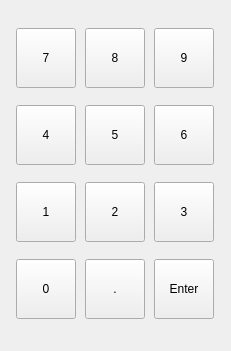
   <widget class="QWidget" name="verticalLayoutWidget">
    <property name="geometry">
     <rect>
      <x>640</x>
      <y>0</y>
      <width>231</width>
      <height>351</height>
     </rect>
    </property>
    <layout class="QVBoxLayout" name="verticalLayout_2">
     <property name="spacing">
      <number>0</number>
     </property>
     <item>
      <layout class="QHBoxLayout" name="horizontalLayout_7">
       <property name="spacing">
        <number>4</number>
       </property>
       <item>
        <widget class="QPushButton" name="key_2">
         <property name="sizePolicy">
          <sizepolicy hsizetype="Preferred" vsizetype="Preferred">
           <horstretch>0</horstretch>
           <verstretch>0</verstretch>
          </sizepolicy>
         </property>
         <property name="minimumSize">
          <size>
           <width>50</width>
           <height>40</height>
          </size>
         </property>
         <property name="maximumSize">
          <size>
           <width>60</width>
           <height>60</height>
          </size>
         </property>
         <property name="focusPolicy">
          <enum>Qt::NoFocus</enum>
         </property>
         <property name="text">
          <string>7</string>
         </property>
         <property name="default">
          <bool>false</bool>
         </property>
         <property name="flat">
          <bool>false</bool>
         </property>
        </widget>
       </item>
       <item>
        <widget class="QPushButton" name="key_1">
         <property name="sizePolicy">
          <sizepolicy hsizetype="Preferred" vsizetype="Preferred">
           <horstretch>0</horstretch>
           <verstretch>0</verstretch>
          </sizepolicy>
         </property>
         <property name="minimumSize">
          <size>
           <width>50</width>
           <height>40</height>
          </size>
         </property>
         <property name="maximumSize">
          <size>
           <width>60</width>
           <height>60</height>
          </size>
         </property>
         <property name="focusPolicy">
          <enum>Qt::NoFocus</enum>
         </property>
         <property name="text">
          <string>8</string>
         </property>
         <property name="default">
          <bool>false</bool>
         </property>
         <property name="flat">
          <bool>false</bool>
         </property>
        </widget>
       </item>
       <item>
        <widget class="QPushButton" name="key_3">
         <property name="sizePolicy">
          <sizepolicy hsizetype="Preferred" vsizetype="Preferred">
           <horstretch>0</horstretch>
           <verstretch>0</verstretch>
          </sizepolicy>
         </property>
         <property name="minimumSize">
          <size>
           <width>50</width>
           <height>40</height>
          </size>
         </property>
         <property name="maximumSize">
          <size>
           <width>60</width>
           <height>60</height>
          </size>
         </property>
         <property name="focusPolicy">
          <enum>Qt::NoFocus</enum>
         </property>
         <property name="text">
          <string>9</string>
         </property>
         <property name="default">
          <bool>false</bool>
         </property>
         <property name="flat">
          <bool>false</bool>
         </property>
        </widget>
       </item>
      </layout>
     </item>
     <item>
      <layout class="QHBoxLayout" name="horizontalLayout_5">
       <property name="spacing">
        <number>4</number>
       </property>
       <item>
        <widget class="QPushButton" name="key_5">
         <property name="sizePolicy">
          <sizepolicy hsizetype="Preferred" vsizetype="Preferred">
           <horstretch>0</horstretch>
           <verstretch>0</verstretch>
          </sizepolicy>
         </property>
         <property name="minimumSize">
          <size>
           <width>50</width>
           <height>40</height>
          </size>
         </property>
         <property name="maximumSize">
          <size>
           <width>60</width>
           <height>60</height>
          </size>
         </property>
         <property name="focusPolicy">
          <enum>Qt::NoFocus</enum>
         </property>
         <property name="text">
          <string>4</string>
         </property>
         <property name="default">
          <bool>false</bool>
         </property>
         <property name="flat">
          <bool>false</bool>
         </property>
        </widget>
       </item>
       <item>
        <widget class="QPushButton" name="key_9">
         <property name="sizePolicy">
          <sizepolicy hsizetype="Preferred" vsizetype="Preferred">
           <horstretch>0</horstretch>
           <verstretch>0</verstretch>
          </sizepolicy>
         </property>
         <property name="minimumSize">
          <size>
           <width>50</width>
           <height>40</height>
          </size>
         </property>
         <property name="maximumSize">
          <size>
           <width>60</width>
           <height>60</height>
          </size>
         </property>
         <property name="focusPolicy">
          <enum>Qt::NoFocus</enum>
         </property>
         <property name="text">
          <string>5</string>
         </property>
         <property name="default">
          <bool>false</bool>
         </property>
         <property name="flat">
          <bool>false</bool>
         </property>
        </widget>
       </item>
       <item>
        <widget class="QPushButton" name="key_4">
         <property name="sizePolicy">
          <sizepolicy hsizetype="Preferred" vsizetype="Preferred">
           <horstretch>0</horstretch>
           <verstretch>0</verstretch>
          </sizepolicy>
         </property>
         <property name="minimumSize">
          <size>
           <width>50</width>
           <height>40</height>
          </size>
         </property>
         <property name="maximumSize">
          <size>
           <width>60</width>
           <height>60</height>
          </size>
         </property>
         <property name="focusPolicy">
          <enum>Qt::NoFocus</enum>
         </property>
         <property name="text">
          <string>6</string>
         </property>
         <property name="default">
          <bool>false</bool>
         </property>
         <property name="flat">
          <bool>false</bool>
         </property>
        </widget>
       </item>
      </layout>
     </item>
     <item>
      <layout class="QHBoxLayout" name="horizontalLayout_8">
       <property name="spacing">
        <number>4</number>
       </property>
       <item>
        <widget class="QPushButton" name="key_7">
         <property name="sizePolicy">
          <sizepolicy hsizetype="Preferred" vsizetype="Preferred">
           <horstretch>0</horstretch>
           <verstretch>0</verstretch>
          </sizepolicy>
         </property>
         <property name="minimumSize">
          <size>
           <width>50</width>
           <height>40</height>
          </size>
         </property>
         <property name="maximumSize">
          <size>
           <width>60</width>
           <height>60</height>
          </size>
         </property>
         <property name="focusPolicy">
          <enum>Qt::NoFocus</enum>
         </property>
         <property name="text">
          <string>1</string>
         </property>
         <property name="default">
          <bool>false</bool>
         </property>
         <property name="flat">
          <bool>false</bool>
         </property>
        </widget>
       </item>
       <item>
        <widget class="QPushButton" name="key_8">
         <property name="sizePolicy">
          <sizepolicy hsizetype="Preferred" vsizetype="Preferred">
           <horstretch>0</horstretch>
           <verstretch>0</verstretch>
          </sizepolicy>
         </property>
         <property name="minimumSize">
          <size>
           <width>50</width>
           <height>40</height>
          </size>
         </property>
         <property name="maximumSize">
          <size>
           <width>60</width>
           <height>60</height>
          </size>
         </property>
         <property name="focusPolicy">
          <enum>Qt::NoFocus</enum>
         </property>
         <property name="text">
          <string>2</string>
         </property>
         <property name="default">
          <bool>false</bool>
         </property>
         <property name="flat">
          <bool>false</bool>
         </property>
        </widget>
       </item>
       <item>
        <widget class="QPushButton" name="key_6">
         <property name="sizePolicy">
          <sizepolicy hsizetype="Preferred" vsizetype="Preferred">
           <horstretch>0</horstretch>
           <verstretch>0</verstretch>
          </sizepolicy>
         </property>
         <property name="minimumSize">
          <size>
           <width>50</width>
           <height>40</height>
          </size>
         </property>
         <property name="maximumSize">
          <size>
           <width>60</width>
           <height>60</height>
          </size>
         </property>
         <property name="focusPolicy">
          <enum>Qt::NoFocus</enum>
         </property>
         <property name="text">
          <string>3</string>
         </property>
         <property name="default">
          <bool>false</bool>
         </property>
         <property name="flat">
          <bool>false</bool>
         </property>
        </widget>
       </item>
      </layout>
     </item>
     <item>
      <layout class="QHBoxLayout" name="horizontalLayout_6">
       <property name="spacing">
        <number>4</number>
       </property>
       <item>
        <widget class="QPushButton" name="key_33">
         <property name="sizePolicy">
          <sizepolicy hsizetype="Preferred" vsizetype="Preferred">
           <horstretch>0</horstretch>
           <verstretch>0</verstretch>
          </sizepolicy>
         </property>
         <property name="minimumSize">
          <size>
           <width>50</width>
           <height>40</height>
          </size>
         </property>
         <property name="maximumSize">
          <size>
           <width>60</width>
           <height>60</height>
          </size>
         </property>
         <property name="focusPolicy">
          <enum>Qt::NoFocus</enum>
         </property>
         <property name="text">
          <string>0</string>
         </property>
         <property name="default">
          <bool>false</bool>
         </property>
         <property name="flat">
          <bool>false</bool>
         </property>
        </widget>
       </item>
       <item>
        <widget class="QPushButton" name="key_34">
         <property name="sizePolicy">
          <sizepolicy hsizetype="Preferred" vsizetype="Preferred">
           <horstretch>0</horstretch>
           <verstretch>0</verstretch>
          </sizepolicy>
         </property>
         <property name="minimumSize">
          <size>
           <width>50</width>
           <height>40</height>
          </size>
         </property>
         <property name="maximumSize">
          <size>
           <width>60</width>
           <height>60</height>
          </size>
         </property>
         <property name="focusPolicy">
          <enum>Qt::NoFocus</enum>
         </property>
         <property name="text">
          <string>.</string>
         </property>
         <property name="default">
          <bool>false</bool>
         </property>
         <property name="flat">
          <bool>false</bool>
         </property>
        </widget>
       </item>
       <item>
        <widget class="QPushButton" name="key_32">
         <property name="sizePolicy">
          <sizepolicy hsizetype="Preferred" vsizetype="Preferred">
           <horstretch>0</horstretch>
           <verstretch>0</verstretch>
          </sizepolicy>
         </property>
         <property name="minimumSize">
          <size>
           <width>50</width>
           <height>40</height>
          </size>
         </property>
         <property name="maximumSize">
          <size>
           <width>60</width>
           <height>60</height>
          </size>
         </property>
         <property name="focusPolicy">
          <enum>Qt::NoFocus</enum>
         </property>
         <property name="text">
          <string>Enter</string>
         </property>
         <property name="default">
          <bool>false</bool>
         </property>
         <property name="flat">
          <bool>false</bool>
         </property>
        </widget>
       </item>
      </layout>
     </item>
    </layout>
   </widget>
